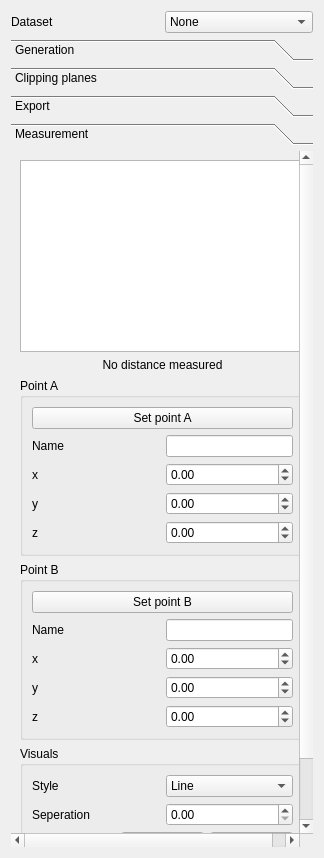
<?xml version="1.0" encoding="UTF-8"?>
<ui version="4.0">
 <class>TestPluginForm</class>
 <widget class="QWidget" name="TestPluginForm">
  <property name="geometry">
   <rect>
    <x>0</x>
    <y>0</y>
    <width>324</width>
    <height>858</height>
   </rect>
  </property>
  <property name="acceptDrops">
   <bool>true</bool>
  </property>
  <property name="windowTitle">
   <string>Form</string>
  </property>
  <layout class="QGridLayout" name="gridLayout_2">
   <item row="0" column="0">
    <layout class="QHBoxLayout" name="horizontalLayout_2">
     <item>
      <widget class="QLabel" name="label">
       <property name="text">
        <string>Dataset</string>
       </property>
      </widget>
     </item>
     <item>
      <widget class="QComboBox" name="comboBoxDataset">
       <property name="toolTip">
        <string>Choose the dataset to use</string>
       </property>
       <item>
        <property name="text">
         <string>None</string>
        </property>
       </item>
      </widget>
     </item>
    </layout>
   </item>
   <item row="1" column="0">
    <widget class="QToolBox" name="toolBox">
     <property name="currentIndex">
      <number>3</number>
     </property>
     <widget class="QWidget" name="page">
      <property name="geometry">
       <rect>
        <x>0</x>
        <y>0</y>
        <width>306</width>
        <height>677</height>
       </rect>
      </property>
      <attribute name="label">
       <string>Generation</string>
      </attribute>
      <layout class="QGridLayout" name="gridLayout_3">
       <item row="0" column="0" colspan="2">
        <layout class="QGridLayout" name="gridLayout">
         <item row="0" column="0">
          <widget class="QCheckBox" name="checkBoxVisible">
           <property name="toolTip">
            <string>Set visibility of mesh</string>
           </property>
           <property name="text">
            <string>Visible</string>
           </property>
           <property name="checked">
            <bool>false</bool>
           </property>
          </widget>
         </item>
         <item row="0" column="1">
          <layout class="QHBoxLayout" name="horizontalLayout"/>
         </item>
         <item row="1" column="0">
          <widget class="QLabel" name="label_8">
           <property name="text">
            <string>Style</string>
           </property>
          </widget>
         </item>
         <item row="1" column="1">
          <widget class="QComboBox" name="comboBoxStyle">
           <property name="toolTip">
            <string>Rendering style</string>
           </property>
           <item>
            <property name="text">
             <string>Surface</string>
            </property>
           </item>
           <item>
            <property name="text">
             <string>Wireframe</string>
            </property>
           </item>
           <item>
            <property name="text">
             <string>Points</string>
            </property>
           </item>
          </widget>
         </item>
         <item row="2" column="0">
          <widget class="QLabel" name="label_2">
           <property name="text">
            <string>Smoothing</string>
           </property>
          </widget>
         </item>
         <item row="2" column="1">
          <widget class="QDoubleSpinBox" name="inputSmoothing">
           <property name="toolTip">
            <string>Sigma of Gaussian blur</string>
           </property>
           <property name="maximum">
            <double>10.000000000000000</double>
           </property>
           <property name="singleStep">
            <double>0.500000000000000</double>
           </property>
           <property name="value">
            <double>1.000000000000000</double>
           </property>
          </widget>
         </item>
         <item row="3" column="0">
          <widget class="QLabel" name="label_7">
           <property name="text">
            <string>Mesh reduction</string>
           </property>
          </widget>
         </item>
         <item row="3" column="1">
          <widget class="QDoubleSpinBox" name="inputReduction">
           <property name="toolTip">
            <string>Reducing of the amount of polygons. Recommended value: 0.90</string>
           </property>
           <property name="maximum">
            <double>1.000000000000000</double>
           </property>
           <property name="singleStep">
            <double>0.050000000000000</double>
           </property>
           <property name="value">
            <double>0.000000000000000</double>
           </property>
          </widget>
         </item>
         <item row="4" column="0">
          <widget class="QLabel" name="label_3">
           <property name="text">
            <string>Min threshold</string>
           </property>
          </widget>
         </item>
         <item row="4" column="1">
          <widget class="QDoubleSpinBox" name="inputMinimumThreshold">
           <property name="maximum">
            <double>999999999.000000000000000</double>
           </property>
           <property name="singleStep">
            <double>100.000000000000000</double>
           </property>
           <property name="value">
            <double>0.000000000000000</double>
           </property>
          </widget>
         </item>
         <item row="5" column="0">
          <widget class="QLabel" name="label_4">
           <property name="text">
            <string>Max threshold</string>
           </property>
          </widget>
         </item>
         <item row="5" column="1">
          <widget class="QDoubleSpinBox" name="inputMaximumThreshold">
           <property name="maximum">
            <double>999999999.000000000000000</double>
           </property>
           <property name="singleStep">
            <double>100.000000000000000</double>
           </property>
           <property name="value">
            <double>0.000000000000000</double>
           </property>
          </widget>
         </item>
         <item row="6" column="0">
          <widget class="QLabel" name="label_5">
           <property name="text">
            <string>Color</string>
           </property>
          </widget>
         </item>
         <item row="6" column="1">
          <widget class="QLineEdit" name="inputColor">
           <property name="text">
            <string>0xFFFFFF</string>
           </property>
          </widget>
         </item>
         <item row="7" column="0">
          <widget class="QLabel" name="label_9">
           <property name="text">
            <string>Specular</string>
           </property>
          </widget>
         </item>
         <item row="7" column="1">
          <widget class="QDoubleSpinBox" name="inputSpecular">
           <property name="maximum">
            <double>1.000000000000000</double>
           </property>
           <property name="singleStep">
            <double>0.050000000000000</double>
           </property>
           <property name="value">
            <double>0.000000000000000</double>
           </property>
          </widget>
         </item>
         <item row="8" column="0">
          <widget class="QLabel" name="label_6">
           <property name="text">
            <string>Alpha</string>
           </property>
          </widget>
         </item>
         <item row="8" column="1">
          <widget class="QDoubleSpinBox" name="inputAlpha">
           <property name="maximum">
            <double>1.000000000000000</double>
           </property>
           <property name="singleStep">
            <double>0.100000000000000</double>
           </property>
           <property name="value">
            <double>1.000000000000000</double>
           </property>
          </widget>
         </item>
        </layout>
       </item>
       <item row="1" column="0" colspan="2">
        <widget class="QCheckBox" name="checkBoxLargestComponent">
         <property name="text">
          <string>Select largest component</string>
         </property>
         <property name="checked">
          <bool>true</bool>
         </property>
        </widget>
       </item>
       <item row="2" column="0">
        <widget class="QPushButton" name="buttonUpdate">
         <property name="text">
          <string>Update</string>
         </property>
        </widget>
       </item>
       <item row="3" column="1">
        <spacer name="verticalSpacer_3">
         <property name="orientation">
          <enum>Qt::Vertical</enum>
         </property>
         <property name="sizeHint" stdset="0">
          <size>
           <width>20</width>
           <height>443</height>
          </size>
         </property>
        </spacer>
       </item>
      </layout>
     </widget>
     <widget class="QWidget" name="page_2">
      <property name="geometry">
       <rect>
        <x>0</x>
        <y>0</y>
        <width>306</width>
        <height>677</height>
       </rect>
      </property>
      <attribute name="label">
       <string>Clipping planes</string>
      </attribute>
      <layout class="QVBoxLayout" name="verticalLayout_2">
       <item>
        <layout class="QGridLayout" name="gridLayout_4">
         <item row="0" column="0">
          <widget class="QLabel" name="xNameLabel">
           <property name="text">
            <string>X</string>
           </property>
           <property name="buddy">
            <cstring>xPositionSpin</cstring>
           </property>
          </widget>
         </item>
         <item row="0" column="1">
          <widget class="QCheckBox" name="checkBoxX">
           <property name="enabled">
            <bool>true</bool>
           </property>
           <property name="toolTip">
            <string>Enable clipping plane x1</string>
           </property>
           <property name="text">
            <string>Visible</string>
           </property>
          </widget>
         </item>
         <item row="0" column="2">
          <widget class="QCheckBox" name="checkBoxFlipX">
           <property name="text">
            <string>Flip</string>
           </property>
          </widget>
         </item>
        </layout>
       </item>
       <item>
        <layout class="QGridLayout" name="gridLayout_9">
         <item row="0" column="0">
          <widget class="QSpinBox" name="spinX"/>
         </item>
         <item row="0" column="1">
          <widget class="QSlider" name="horizontalSliderX">
           <property name="enabled">
            <bool>true</bool>
           </property>
           <property name="toolTip">
            <string>Set the position of the x1 clipping plane</string>
           </property>
           <property name="maximum">
            <number>300</number>
           </property>
           <property name="orientation">
            <enum>Qt::Horizontal</enum>
           </property>
          </widget>
         </item>
        </layout>
       </item>
       <item>
        <layout class="QGridLayout" name="gridLayout_10">
         <item row="0" column="0">
          <widget class="QLabel" name="yNameLabel">
           <property name="text">
            <string>Y</string>
           </property>
           <property name="buddy">
            <cstring>yPositionSpin</cstring>
           </property>
          </widget>
         </item>
         <item row="0" column="1">
          <widget class="QCheckBox" name="checkBoxY">
           <property name="enabled">
            <bool>true</bool>
           </property>
           <property name="toolTip">
            <string>Enable clipping plane y1</string>
           </property>
           <property name="text">
            <string>Visible</string>
           </property>
          </widget>
         </item>
         <item row="0" column="2">
          <widget class="QCheckBox" name="checkBoxFlipY">
           <property name="text">
            <string>Flip</string>
           </property>
          </widget>
         </item>
        </layout>
       </item>
       <item>
        <layout class="QGridLayout" name="gridLayout_11">
         <item row="0" column="0">
          <widget class="QSpinBox" name="spinY"/>
         </item>
         <item row="0" column="1">
          <widget class="QSlider" name="horizontalSliderY">
           <property name="enabled">
            <bool>true</bool>
           </property>
           <property name="toolTip">
            <string>Set the position of the y1 clipping plane</string>
           </property>
           <property name="orientation">
            <enum>Qt::Horizontal</enum>
           </property>
          </widget>
         </item>
        </layout>
       </item>
       <item>
        <layout class="QGridLayout" name="gridLayout_12">
         <item row="0" column="0">
          <widget class="QLabel" name="zNameLabel">
           <property name="text">
            <string>Z</string>
           </property>
           <property name="buddy">
            <cstring>zPositionSpin</cstring>
           </property>
          </widget>
         </item>
         <item row="0" column="1">
          <widget class="QCheckBox" name="checkBoxZ">
           <property name="enabled">
            <bool>true</bool>
           </property>
           <property name="toolTip">
            <string>Enable clipping plane z1</string>
           </property>
           <property name="text">
            <string>Visible</string>
           </property>
          </widget>
         </item>
         <item row="0" column="2">
          <widget class="QCheckBox" name="checkBoxFlipZ">
           <property name="text">
            <string>Flip</string>
           </property>
          </widget>
         </item>
        </layout>
       </item>
       <item>
        <layout class="QGridLayout" name="gridLayout_13">
         <item row="0" column="0">
          <widget class="QSpinBox" name="spinZ"/>
         </item>
         <item row="0" column="1">
          <widget class="QSlider" name="horizontalSliderZ">
           <property name="enabled">
            <bool>true</bool>
           </property>
           <property name="toolTip">
            <string>Set the position of the z1 clipping plane</string>
           </property>
           <property name="orientation">
            <enum>Qt::Horizontal</enum>
           </property>
          </widget>
         </item>
        </layout>
       </item>
       <item>
        <widget class="QCheckBox" name="checkBoxAlignPlanesToPick">
         <property name="text">
          <string>Align to mouse picking</string>
         </property>
         <property name="checked">
          <bool>true</bool>
         </property>
        </widget>
       </item>
       <item>
        <widget class="QCheckBox" name="checkBoxInvertClipping">
         <property name="text">
          <string>Invert clipping</string>
         </property>
        </widget>
       </item>
       <item>
        <widget class="QPushButton" name="buttonApplySettingsToAll">
         <property name="text">
          <string>Apply settings to all</string>
         </property>
        </widget>
       </item>
       <item>
        <widget class="QTabWidget" name="tabWidget">
         <property name="currentIndex">
          <number>0</number>
         </property>
         <widget class="QWidget" name="tab_3">
          <attribute name="title">
           <string>Base layer</string>
          </attribute>
          <layout class="QGridLayout" name="gridLayout_5">
           <item row="1" column="1">
            <widget class="QComboBox" name="comboBoxBaseLayerLUT">
             <item>
              <property name="text">
               <string>None</string>
              </property>
             </item>
            </widget>
           </item>
           <item row="0" column="0">
            <widget class="QLabel" name="label_10">
             <property name="text">
              <string>Dataset</string>
             </property>
            </widget>
           </item>
           <item row="0" column="1">
            <widget class="QComboBox" name="comboBoxBaseLayer">
             <item>
              <property name="text">
               <string>None</string>
              </property>
             </item>
            </widget>
           </item>
           <item row="1" column="0">
            <widget class="QLabel" name="label_11">
             <property name="text">
              <string>LUT</string>
             </property>
            </widget>
           </item>
          </layout>
         </widget>
         <widget class="QWidget" name="tab_4">
          <attribute name="title">
           <string>Overlay</string>
          </attribute>
          <layout class="QGridLayout" name="gridLayout_6">
           <item row="0" column="0">
            <widget class="QLabel" name="label_13">
             <property name="text">
              <string>Dataset</string>
             </property>
            </widget>
           </item>
           <item row="0" column="1">
            <widget class="QComboBox" name="comboBoxOverlay">
             <item>
              <property name="text">
               <string>None</string>
              </property>
             </item>
            </widget>
           </item>
           <item row="1" column="0">
            <widget class="QLabel" name="label_12">
             <property name="text">
              <string>LUT</string>
             </property>
            </widget>
           </item>
           <item row="1" column="1">
            <widget class="QComboBox" name="comboBoxOverlayLUT">
             <item>
              <property name="text">
               <string>None</string>
              </property>
             </item>
            </widget>
           </item>
          </layout>
         </widget>
        </widget>
       </item>
       <item>
        <spacer name="verticalSpacer">
         <property name="orientation">
          <enum>Qt::Vertical</enum>
         </property>
         <property name="sizeHint" stdset="0">
          <size>
           <width>20</width>
           <height>266</height>
          </size>
         </property>
        </spacer>
       </item>
      </layout>
     </widget>
     <widget class="QWidget" name="page_3">
      <property name="geometry">
       <rect>
        <x>0</x>
        <y>0</y>
        <width>306</width>
        <height>677</height>
       </rect>
      </property>
      <attribute name="label">
       <string>Export</string>
      </attribute>
      <layout class="QVBoxLayout" name="verticalLayout">
       <item>
        <widget class="QPushButton" name="buttonSaveMesh">
         <property name="text">
          <string>Save 3D mesh</string>
         </property>
        </widget>
       </item>
       <item>
        <spacer name="verticalSpacer_2">
         <property name="orientation">
          <enum>Qt::Vertical</enum>
         </property>
         <property name="sizeHint" stdset="0">
          <size>
           <width>20</width>
           <height>700</height>
          </size>
         </property>
        </spacer>
       </item>
      </layout>
     </widget>
     <widget class="QWidget" name="page_4">
      <property name="geometry">
       <rect>
        <x>0</x>
        <y>0</y>
        <width>303</width>
        <height>835</height>
       </rect>
      </property>
      <attribute name="label">
       <string>Measurement</string>
      </attribute>
      <layout class="QGridLayout" name="gridLayout_8">
       <item row="1" column="0">
        <widget class="QLabel" name="measuredDistanceLabel">
         <property name="sizePolicy">
          <sizepolicy hsizetype="Minimum" vsizetype="Preferred">
           <horstretch>0</horstretch>
           <verstretch>0</verstretch>
          </sizepolicy>
         </property>
         <property name="text">
          <string>No distance measured</string>
         </property>
         <property name="alignment">
          <set>Qt::AlignCenter</set>
         </property>
        </widget>
       </item>
       <item row="2" column="0">
        <widget class="QGroupBox" name="groupBox">
         <property name="enabled">
          <bool>true</bool>
         </property>
         <property name="sizePolicy">
          <sizepolicy hsizetype="Minimum" vsizetype="Expanding">
           <horstretch>0</horstretch>
           <verstretch>0</verstretch>
          </sizepolicy>
         </property>
         <property name="title">
          <string>Point A</string>
         </property>
         <layout class="QVBoxLayout" name="verticalLayout_4">
          <item>
           <widget class="QPushButton" name="buttonSetPointA">
            <property name="text">
             <string>Set point A</string>
            </property>
           </widget>
          </item>
          <item>
           <layout class="QHBoxLayout" name="horizontalLayout_3">
            <item>
             <widget class="QLabel" name="label_20">
              <property name="text">
               <string>Name</string>
              </property>
             </widget>
            </item>
            <item>
             <widget class="QLineEdit" name="lineEditNamePointA">
              <property name="sizePolicy">
               <sizepolicy hsizetype="Minimum" vsizetype="Fixed">
                <horstretch>0</horstretch>
                <verstretch>0</verstretch>
               </sizepolicy>
              </property>
             </widget>
            </item>
           </layout>
          </item>
          <item>
           <layout class="QHBoxLayout" name="horizontalLayout_4">
            <item>
             <widget class="QLabel" name="label_14">
              <property name="text">
               <string>x</string>
              </property>
             </widget>
            </item>
            <item>
             <widget class="QDoubleSpinBox" name="inputXPointA">
              <property name="sizePolicy">
               <sizepolicy hsizetype="Minimum" vsizetype="Fixed">
                <horstretch>0</horstretch>
                <verstretch>0</verstretch>
               </sizepolicy>
              </property>
              <property name="decimals">
               <number>2</number>
              </property>
              <property name="minimum">
               <double>-999.000000000000000</double>
              </property>
              <property name="maximum">
               <double>999.000000000000000</double>
              </property>
              <property name="singleStep">
               <double>0.100000000000000</double>
              </property>
             </widget>
            </item>
           </layout>
          </item>
          <item>
           <layout class="QHBoxLayout" name="horizontalLayout_5">
            <item>
             <widget class="QLabel" name="label_15">
              <property name="text">
               <string>y</string>
              </property>
             </widget>
            </item>
            <item>
             <widget class="QDoubleSpinBox" name="inputYPointA">
              <property name="decimals">
               <number>2</number>
              </property>
              <property name="minimum">
               <double>-999.000000000000000</double>
              </property>
              <property name="maximum">
               <double>999.000000000000000</double>
              </property>
              <property name="singleStep">
               <double>0.100000000000000</double>
              </property>
             </widget>
            </item>
           </layout>
          </item>
          <item>
           <layout class="QHBoxLayout" name="horizontalLayout_6">
            <item>
             <widget class="QLabel" name="label_16">
              <property name="text">
               <string>z</string>
              </property>
             </widget>
            </item>
            <item>
             <widget class="QDoubleSpinBox" name="inputZPointA">
              <property name="decimals">
               <number>2</number>
              </property>
              <property name="minimum">
               <double>-999.000000000000000</double>
              </property>
              <property name="maximum">
               <double>999.000000000000000</double>
              </property>
              <property name="singleStep">
               <double>0.100000000000000</double>
              </property>
             </widget>
            </item>
           </layout>
          </item>
         </layout>
        </widget>
       </item>
       <item row="3" column="0">
        <widget class="QGroupBox" name="groupBox_2">
         <property name="sizePolicy">
          <sizepolicy hsizetype="Minimum" vsizetype="Expanding">
           <horstretch>0</horstretch>
           <verstretch>0</verstretch>
          </sizepolicy>
         </property>
         <property name="title">
          <string>Point B</string>
         </property>
         <layout class="QVBoxLayout" name="verticalLayout_5">
          <item>
           <widget class="QPushButton" name="buttonSetPointB">
            <property name="text">
             <string>Set point B</string>
            </property>
           </widget>
          </item>
          <item>
           <layout class="QHBoxLayout" name="horizontalLayout_7">
            <item>
             <widget class="QLabel" name="label_21">
              <property name="text">
               <string>Name</string>
              </property>
             </widget>
            </item>
            <item>
             <widget class="QLineEdit" name="lineEditNamePointB">
              <property name="sizePolicy">
               <sizepolicy hsizetype="Minimum" vsizetype="Fixed">
                <horstretch>0</horstretch>
                <verstretch>0</verstretch>
               </sizepolicy>
              </property>
             </widget>
            </item>
           </layout>
          </item>
          <item>
           <layout class="QHBoxLayout" name="horizontalLayout_12">
            <item>
             <widget class="QLabel" name="label_22">
              <property name="text">
               <string>x</string>
              </property>
             </widget>
            </item>
            <item>
             <widget class="QDoubleSpinBox" name="inputXPointB">
              <property name="decimals">
               <number>2</number>
              </property>
              <property name="minimum">
               <double>-999.000000000000000</double>
              </property>
              <property name="maximum">
               <double>999.000000000000000</double>
              </property>
              <property name="singleStep">
               <double>0.100000000000000</double>
              </property>
             </widget>
            </item>
           </layout>
          </item>
          <item>
           <layout class="QHBoxLayout" name="horizontalLayout_13">
            <item>
             <widget class="QLabel" name="label_23">
              <property name="text">
               <string>y</string>
              </property>
             </widget>
            </item>
            <item>
             <widget class="QDoubleSpinBox" name="inputYPointB">
              <property name="decimals">
               <number>2</number>
              </property>
              <property name="minimum">
               <double>-999.000000000000000</double>
              </property>
              <property name="maximum">
               <double>999.000000000000000</double>
              </property>
              <property name="singleStep">
               <double>0.100000000000000</double>
              </property>
             </widget>
            </item>
           </layout>
          </item>
          <item>
           <layout class="QHBoxLayout" name="horizontalLayout_14">
            <item>
             <widget class="QLabel" name="label_24">
              <property name="text">
               <string>z</string>
              </property>
             </widget>
            </item>
            <item>
             <widget class="QDoubleSpinBox" name="inputZPointB">
              <property name="decimals">
               <number>2</number>
              </property>
              <property name="minimum">
               <double>-999.000000000000000</double>
              </property>
              <property name="maximum">
               <double>999.000000000000000</double>
              </property>
              <property name="singleStep">
               <double>0.100000000000000</double>
              </property>
             </widget>
            </item>
           </layout>
          </item>
         </layout>
        </widget>
       </item>
       <item row="4" column="0">
        <widget class="QGroupBox" name="groupBox_3">
         <property name="enabled">
          <bool>true</bool>
         </property>
         <property name="sizePolicy">
          <sizepolicy hsizetype="Minimum" vsizetype="Expanding">
           <horstretch>0</horstretch>
           <verstretch>0</verstretch>
          </sizepolicy>
         </property>
         <property name="title">
          <string>Visuals</string>
         </property>
         <layout class="QGridLayout" name="gridLayout_7">
          <item row="0" column="0">
           <layout class="QHBoxLayout" name="horizontalLayout_15">
            <item>
             <widget class="QLabel" name="label_17">
              <property name="text">
               <string>Style</string>
              </property>
             </widget>
            </item>
            <item>
             <widget class="QComboBox" name="distanceLineStyle">
              <item>
               <property name="text">
                <string>Line</string>
               </property>
              </item>
              <item>
               <property name="text">
                <string>Striped line</string>
               </property>
              </item>
              <item>
               <property name="text">
                <string>Dots</string>
               </property>
              </item>
             </widget>
            </item>
           </layout>
          </item>
          <item row="1" column="0">
           <layout class="QHBoxLayout" name="horizontalLayout_17">
            <item>
             <widget class="QLabel" name="label_18">
              <property name="text">
               <string>Seperation</string>
              </property>
             </widget>
            </item>
            <item>
             <widget class="QDoubleSpinBox" name="distanceLineSeperation"/>
            </item>
           </layout>
          </item>
          <item row="2" column="0">
           <layout class="QHBoxLayout" name="horizontalLayout_16">
            <item>
             <widget class="QLabel" name="label_19">
              <property name="text">
               <string>Color</string>
              </property>
             </widget>
            </item>
            <item>
             <widget class="QPushButton" name="buttonSetLineColor">
              <property name="text">
               <string>Custom</string>
              </property>
             </widget>
            </item>
            <item>
             <widget class="QPushButton" name="buttonSetLineColorAutomatic">
              <property name="text">
               <string>Automatic</string>
              </property>
             </widget>
            </item>
           </layout>
          </item>
         </layout>
        </widget>
       </item>
       <item row="5" column="0">
        <widget class="QPushButton" name="buttonSaveMeasurement">
         <property name="text">
          <string>Save to list</string>
         </property>
        </widget>
       </item>
       <item row="6" column="0">
        <spacer name="verticalSpacer_4">
         <property name="orientation">
          <enum>Qt::Vertical</enum>
         </property>
         <property name="sizeHint" stdset="0">
          <size>
           <width>285</width>
           <height>48</height>
          </size>
         </property>
        </spacer>
       </item>
       <item row="0" column="0">
        <widget class="QListWidget" name="savedMeasurementsList">
         <property name="sizePolicy">
          <sizepolicy hsizetype="Ignored" vsizetype="Fixed">
           <horstretch>0</horstretch>
           <verstretch>0</verstretch>
          </sizepolicy>
         </property>
         <property name="autoScrollMargin">
          <number>16</number>
         </property>
         <property name="batchSize">
          <number>100</number>
         </property>
        </widget>
       </item>
      </layout>
     </widget>
    </widget>
   </item>
  </layout>
 </widget>
 <resources/>
 <connections/>
</ui>
